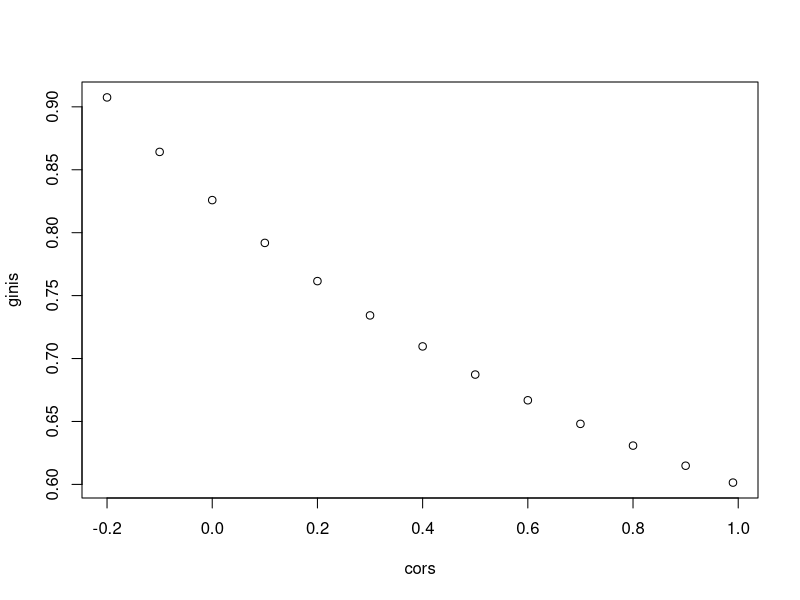
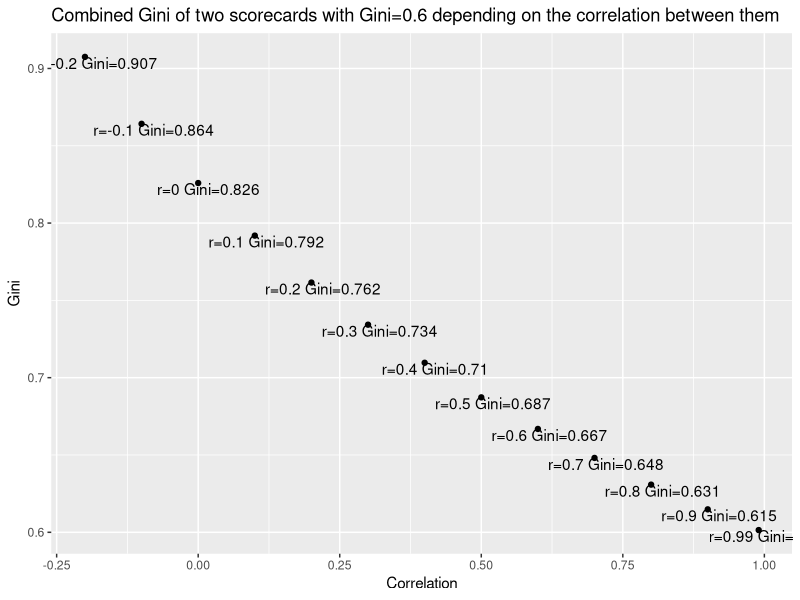
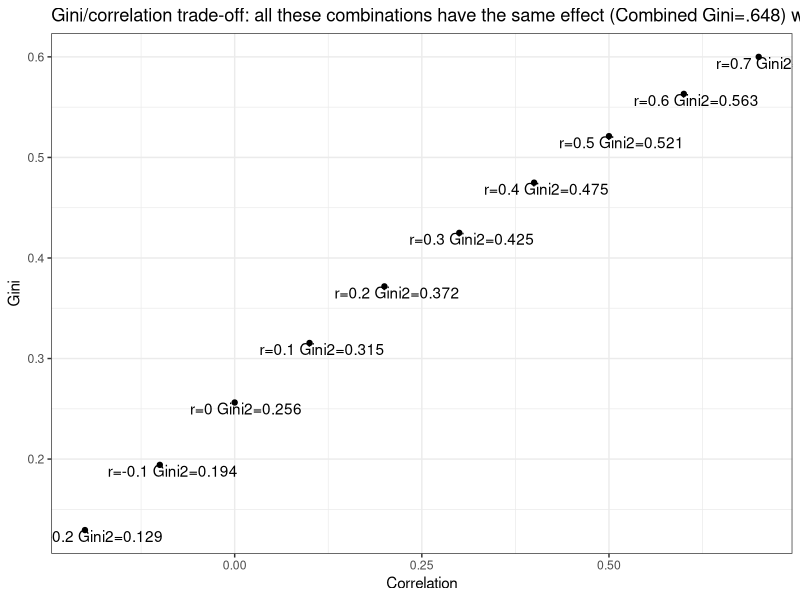

The R source for these figures, in order:
ginic<-function(bc, gc){
  #function for gini when we have cumulative goods and bads vectors
  sum((gc[2:(length(gc))]-gc[1:(length(gc)-1)])*
        (bc[2:(length(bc))]+bc[1:(length(bc)-1)]))-1
} 

gini_crd<-function(rho=0.5, defrate=0.1, gran=10000) {
  #function translating rho into gini for a given defrate
  drates_i<-pnorm(qnorm(defrate), rho*(qnorm(1:(gran-1)/gran)),sqrt(1-rho^2))
  drates_2i<-(c(1, drates_i)+c(drates_i, 0))/2
  return(ginic(cumsum((drates_2i)/sum(drates_2i)), cumsum((1-drates_2i)/sum(1-drates_2i))))
}

gini_combine_calculator<-function(g1, g2, corr, defaultrate){
  #rho_s1
  phi_s1<-function(x){gini_crd(rho=x, defrate=defaultrate, gran=100000)-g1}
  rho_s1<-uniroot(phi_s1,lower=0,upper=1,tol = .Machine$double.eps)$root
  #rho_s2
  phi_s2<-function(x){gini_crd(rho=x, defrate=defaultrate, gran=100000)-g2}
  rho_s2<-uniroot(phi_s2,lower=0,upper=1,tol = .Machine$double.eps)$root
  
  (a_opt<-(corr*rho_s2-rho_s1)/(corr*rho_s1-rho_s2))
  corr_opt<-(a_opt*rho_s1+rho_s2)/sqrt(a_opt^2+2*a_opt*corr+1)
  g_result0<-gini_crd(corr_opt, defaultrate, gran=100000)
  g_result1<-if(a_opt<0 | a_opt>1000) {NaN} else {g_result0}
  return(c(new_gini=g_result1, 
           #new_gini_2=g_result0, 
           a_opt=a_opt, score_1_weight=a_opt/(1+a_opt), score_2_weight=1/(1+a_opt), 
           rho1=rho_s1, rho2=rho_s2, new_corr=corr_opt))
}

gini_combine_calculator(.6, .4, .1, .04)

# generate the simulated data (... many ways..., assume multivariate distribution)
# build the logistic regression on the two scorecards and compare with the calculator


cors<-c((-2:9)/10,.99)
ginic4<-function(x){gini_combine_calculator(.6,.6,x,.1)[1]}
ginic4<-Vectorize(ginic4)
ginis<-ginic4(cors)
plot(cors, ginis)
library(ggplot2)
ggplot(data.frame(cors, ginis), aes(x=cors, y=ginis)) + 
  geom_point() +
  geom_text(label=paste0('r=', round(cors,2), ' Gini=', round(ginis,3)), hjust=0.4, vjust=1) +
  xlab("Correlation") + ylab("Gini") + ggtitle("Combined Gini of two scorecards with Gini=0.6 depending on the correlation between them")


(target1<-unname(gini_combine_calculator(.6, .6, .7, .1)[1]))
ginis1<-c(.6)
corrs1<-c(.7)

for (i in c(.6,.5,.4,.3,.2,.1, 0, -.1, -.2)){
corrs1[length(corrs1)+1]<-i
search1<-function(x){gini_combine_calculator(.6, x, corrs1[length(corrs1)], .1)[1]-target1}
ginis1[length(ginis1)+1]<-uniroot(search1,lower=ginis1[length(ginis1)]-.1,upper=ginis1[length(ginis1)],tol = .Machine$double.eps)$root
}

df<-data.frame(corrs1, ginis1)
library(ggplot2)
ggplot(df, aes(x=corrs1, y=ginis1)) + geom_point() +
  geom_text(label=paste0('r=', round(corrs1,2), ' Gini2=', round(ginis1,3)), hjust=0.4, vjust=1)+
  xlab("Correlation") + ylab("Gini") + ggtitle("Gini/correlation trade-off: all these combinations have the same effect (Combined Gini=.648) when combining with a scorecard of Gini1=.6") +
  theme_bw()

#View(df)
#plot(df)

#saul new
# Sample	N	Region	AUC_Bureau	AUC_Psych	AUC_Combined	Bad_Rate	r_Bureau_Psych	rho_Bureau_Psych
# 1	4166	S. America	0,678	0,664	0,729	4,25%	0,099	0,092
# 2	721	S. America	0,694	0,727	0,784	4,85%	0,104	0,088
# 3	1306	Europe	0,642	0,627	0,688	16,77%	0,142	0,135
# 4	3236	S. America	0,715	0,642	0,741	17,27%	0,135	0,129

# gini_from_auc<-function(x){(x-.5)*2}

#which is which

# # 1	4166	S. America	0,678	0,664	0,729	4,25%	0,099	0,092
# 
# #case 1
# (gini1<-gini_from_auc(.678))
# (gini2<-gini_from_auc(.664))
# (gini3<-gini_from_auc(.729))
# (res<-gini_combine_calculator(gini1, gini2, 0.099, .0425))
# res[1]/2+.5
# (res<-gini_combine_calculator(gini1, gini2, 0.092, .0425))
# res[1]/2+.5
# 
# # 2	721	S. America	0,694	0,727	0,784	4,85%	0,104	0,088
# 
# #case 3
# (gini1<-gini_from_auc(.694))
# (gini2<-gini_from_auc(.727))
# (res<-gini_combine_calculator(gini1, gini2, 0.104, .0485))
# res[1]/2+.5
# (res<-gini_combine_calculator(gini1, gini2, 0.088, .0485))
# res[1]/2+.5
# 
# # 3	1306	Europe	0,642	0,627	0,688	16,77%	0,142	0,135
# 
# #case 3
# (gini1<-gini_from_auc(.642))
# (gini2<-gini_from_auc(.627))
# (res<-gini_combine_calculator(gini1, gini2, 0.142, .1677))
# res[1]/2+.5
# (res<-gini_combine_calculator(gini1, gini2, 0.135, .1677))
# res[1]/2+.5
# 
# # 4	3236	S. America	0,715	0,642	0,741	17,27%	0,135	0,129
# 
# (gini1<-gini_from_auc(.715))
# (gini2<-gini_from_auc(.642))
# (res<-gini_combine_calculator(gini1, gini2, 0.135, .1727))
# res[1]/2+.5
# (res<-gini_combine_calculator(gini1, gini2, 0.129, .1727))
# res[1]/2+.5



